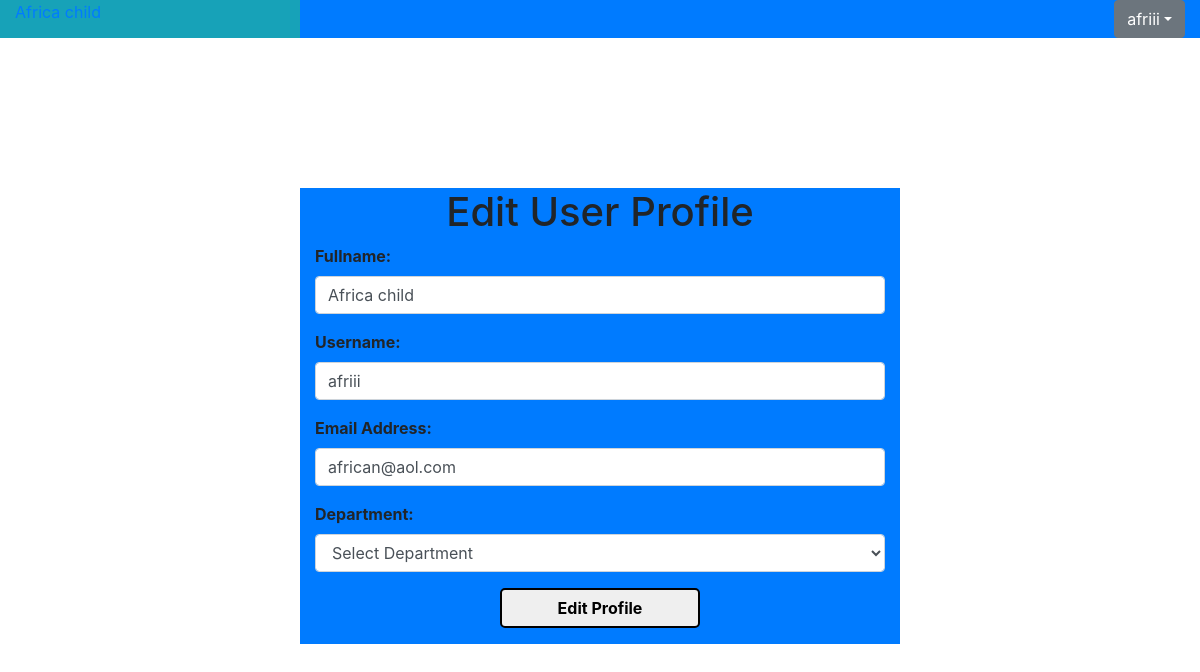
Page /users/user-edit-profile.php (signed in) on the committed database.
### tables this page shows
CREATE TABLE IF NOT EXISTS `users` (
  `user_id` int(11) NOT NULL AUTO_INCREMENT,
  `users_FullName` text NOT NULL,
  `usersUsername` varchar(30) NOT NULL,
  `users_email` varchar(64) NOT NULL,
  `users_department` enum('Bills','LC','Non-Valid','Export','Invisible','ADA-Scan') NOT NULL,
  `usersPassword` varchar(32) NOT NULL,
  `usersRegDate` timestamp NOT NULL,
  PRIMARY KEY (`user_id`),
  UNIQUE KEY `usersUsername` (`usersUsername`),
  UNIQUE KEY `users_email` (`users_email`),
  UNIQUE KEY `usersPassword` (`usersPassword`)
);

### handler/handler.php (called while the page is built, shortened)
<?php
		function loggedInUser(){
			if(isset($_SESSION['userLoggedInId'])){
			  return $_SESSION['userLoggedInId'];
			}else{
				return false;
			}
		}
?>

### users/user-edit-profile.php (the view, shortened to what this page needs)
<?php
 require_once("../handler/handler.php");
 require_once("process-users-login.php");
?>
<!DOCTYPE html>
<html>
<head>
	<link rel="stylesheet" type="text/css" href="../style.css">
	<link rel="stylesheet" type="text/css" href="../bootstrap/css/bootstrap.min.css">
	<link rel="stylesheet" type="text/css" href="https://cdnjs.cloudflare.com/ajax/libs/font-awesome/4.7.0/css/font-awesome.css">
</head>
<body>
	<div class="container-fluid">
       <div class="row">
       	  <div class="col-lg-3 col-md-3 col-sm-3 col-xs-3 bg bg-info">
              <?php
                $theLogInUser = loggedInUser();
                $usersDetails = "SELECT * FROM users WHERE user_id = $theLogInUser ";
                $queryUsersDetails = mysqli_query($db_connection, $usersDetails);
                $fetchUsersDetails = mysqli_fetch_assoc($queryUsersDetails);
                $fetchUsers_FullName = $fetchUsersDetails['users_FullName'];
                $fetchUsers_UserName = $fetchUsersDetails['usersUsername'];
                echo "<a href='users-dashboard.php'>$fetchUsers_FullName</a>";
                ?>
       	  </div>
       	    <div class="col-lg-9 col-md-9 col-sm-9 col-xs-9 bg-primary">
                    <a href="#" class="btn btn-secondary dropdown-toggle" data-toggle = "dropdown" style="float: right;"><?php echo "$fetchUsers_UserName"; ?></a>
       	    </div>
       </div>
	</div>
      <div class="container-fluid" style="margin-top: 150px;">
        <div class="row  d-flex justify-content-around">
           <div class="col-lg-6 col-md-6 col-sm-6 col-xs-6 bg bg-primary">
               <h1 class="text-center">Edit User Profile</h1>
             <form method="POST" action="<?php echo htmlentities($_SERVER['PHP_SELF']) ?>">
                 <div class="form-group">
                  <label>Fullname:</label>
                   <input type="text" name="editUserFullName" class="form-control" value="<?php echo $fetchUsersDetails['users_FullName']; ?>">
                 </div>
                 <div class="form-group">
                  <label>Username:</label>
                   <input type="text" name="editUser_username" class="form-control" value="<?php echo $fetchUsersDetails['usersUsername']; ?>">
                 </div>
                 <div class="form-group">
                  <label>Email Address:</label>
                   <input type="text" name="editUserEmail" class="form-control" value="<?php echo $fetchUsersDetails['users_email']; ?>">
                 </div>
                 <div class="form-group">
                  <label>Department:</label>
                   <select class="form-control" name="editUserDepartment">
                    <option value="noEditDepartment">Select Department</option>
                   </select>
                 </div>
                <div class="form-group buttonForEditing" align="center">
                   <button type="submit" name="userEditProfileButton">Edit Profile</button>
                 </div>
             </form>
           </div>
        </div>
      </div>
</body>
</html>

### users/user-edit-profile.php (style rules this page uses)
.buttonForEditing button { width: 200px; height: 40px; border-radius: 5px; border: 2px solid black; font-weight: bold; }
label { font-weight: bold; }

### rows in the picture
users: users_FullName "Africa child", usersUsername "afriii", editUserFullName "Africa child", editUser_username "afriii", editUserEmail "african@aol.com"
